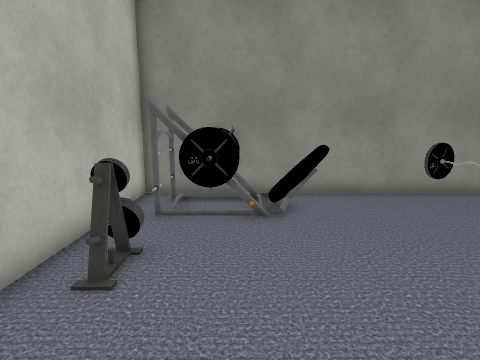
view 1 (above)

14 first-person views from a walk through a Unity game level. The camera is 1.2 m above the floor, tilts 10° down and sees 80° across. The floor is counted in squares, 0.5 m on a side. Each view is taken from the middle of a square. On the plan, view 1 faces up. The plan holds only what a view shows up to about 18 squares ahead; the rest is blank. The place goes on beyond the plan. The player character is not drawn. Some animated figures are left out. Some surface patterns are stand-ins.

view 2
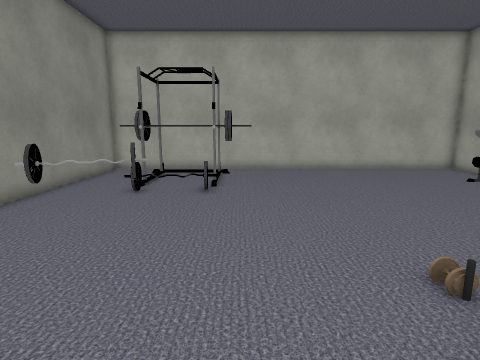

view 3
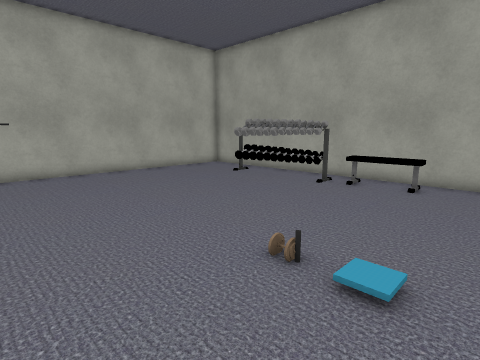

view 4
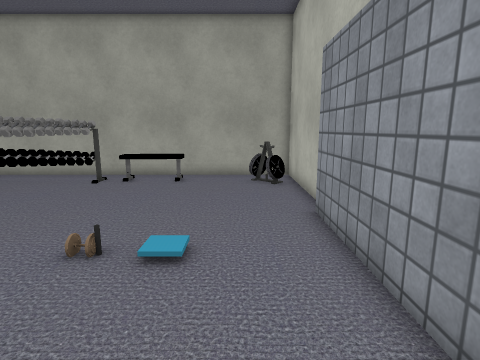

view 5
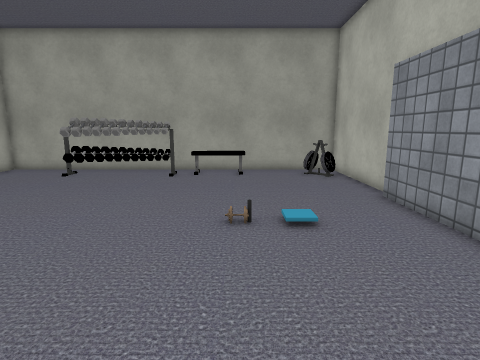

view 6
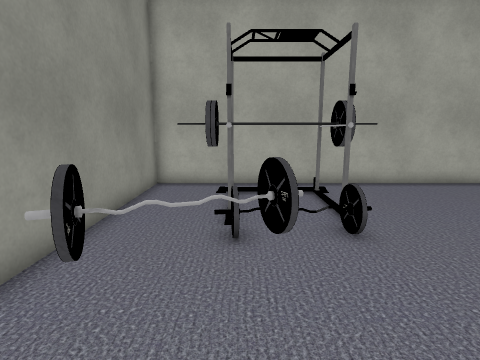

view 7
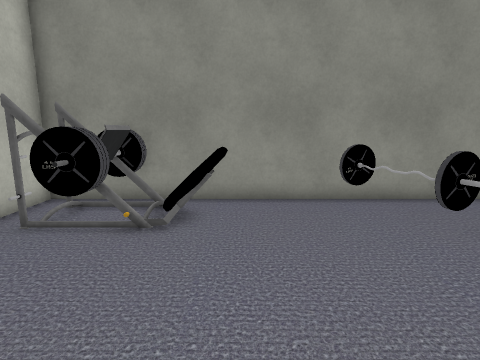

view 8
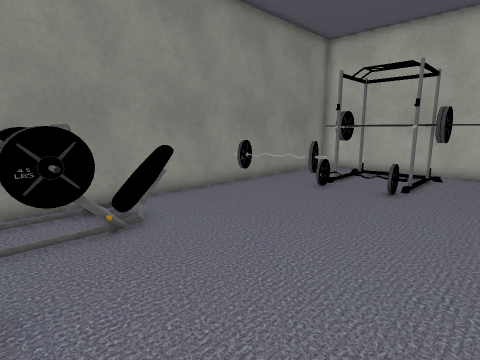

view 9
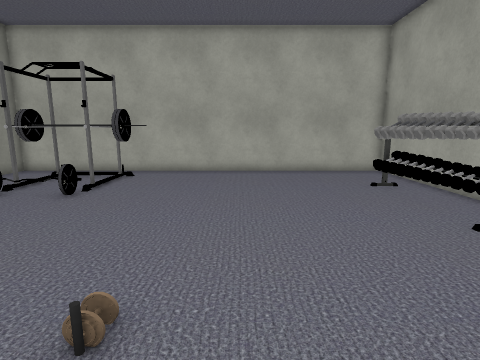

view 10
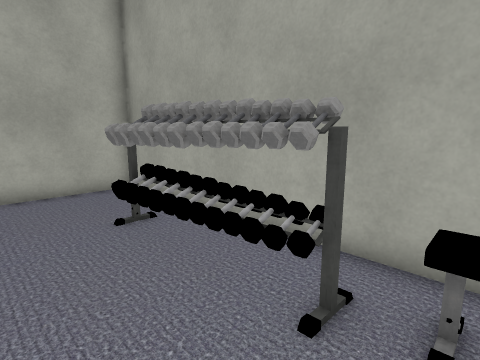

view 11
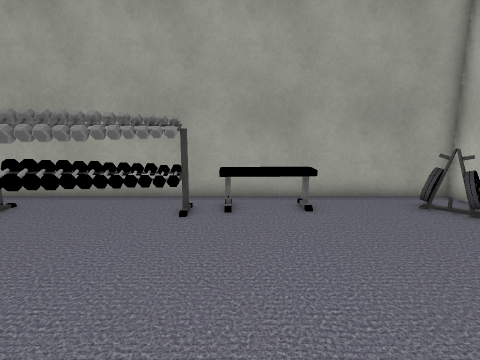

view 12
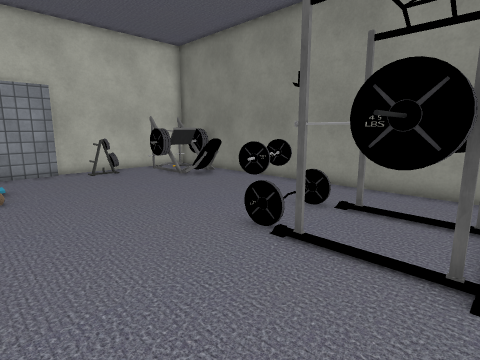

view 13
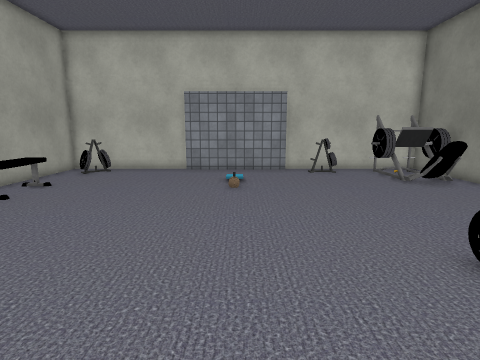

view 14
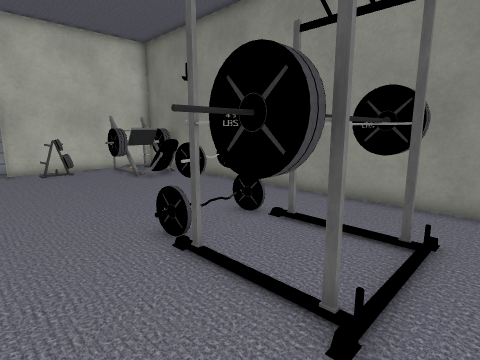

### Floor plan
Points are (right, up) in squares from view 1. A wall is a line through its corners. A room is listed if a view was taken in it or the views show most of it. See-through windows are left out.
Room 1 (views 1, 2, 3, 4, 5, 6, 7, 8, 9, 10, 11, 12, 13, 14)
walls: (-3.3, 2.9) (-3.3, -3.2); (-3.6, -3.2) (-3.6, -10.3) (15.7, -10.3) (15.7, 10.7) (-3.6, 10.7) (-3.6, 2.8)
ways out: gap at (6, 10)
objects: rack (-3, -8) to (-2, -8); other object (-2, 5); rack (-2, 6); other object (-2, 7) to (0, 10); other object (2, -9) to (4, -8); other object (2, 8) to (3, 9); other object (6, -9); rack (6, -8) to (11, -8); other object (6, 6) to (8, 9); other object (7, -9); other object (8, -9); other object (9, -9); other object (9, 7); other object (10, -9); other object (11, -9); rack (11, 4) to (13, 4); rack (11, 7) to (13, 7); other object (12, 3) to (13, 3); other object (12, 8) to (13, 9); other object (13, 5) to (13, 6)

Where each view was taken, in squares from view 1:
view 1: 0 up, 0 right, facing up
view 2: 3 up, 2 left, facing right
view 3: 4 up, 1 left, facing down-right
view 4: 5 up, 1 left, facing down
view 5: 7 up, 2 right, facing down
view 6: 7 up, 3 right, facing right
view 7: 1 up, 3 right, facing up
view 8: 1 up, 2 left, facing up-right
view 9: 2 down, 1 left, facing right
view 10: 5 down, 4 right, facing down-right
view 11: 0 up, 4 right, facing down
view 12: 1 down, 14 right, facing up-left
view 13: 0 up, 14 right, facing left
view 14: 1 up, 15 right, facing up-left
